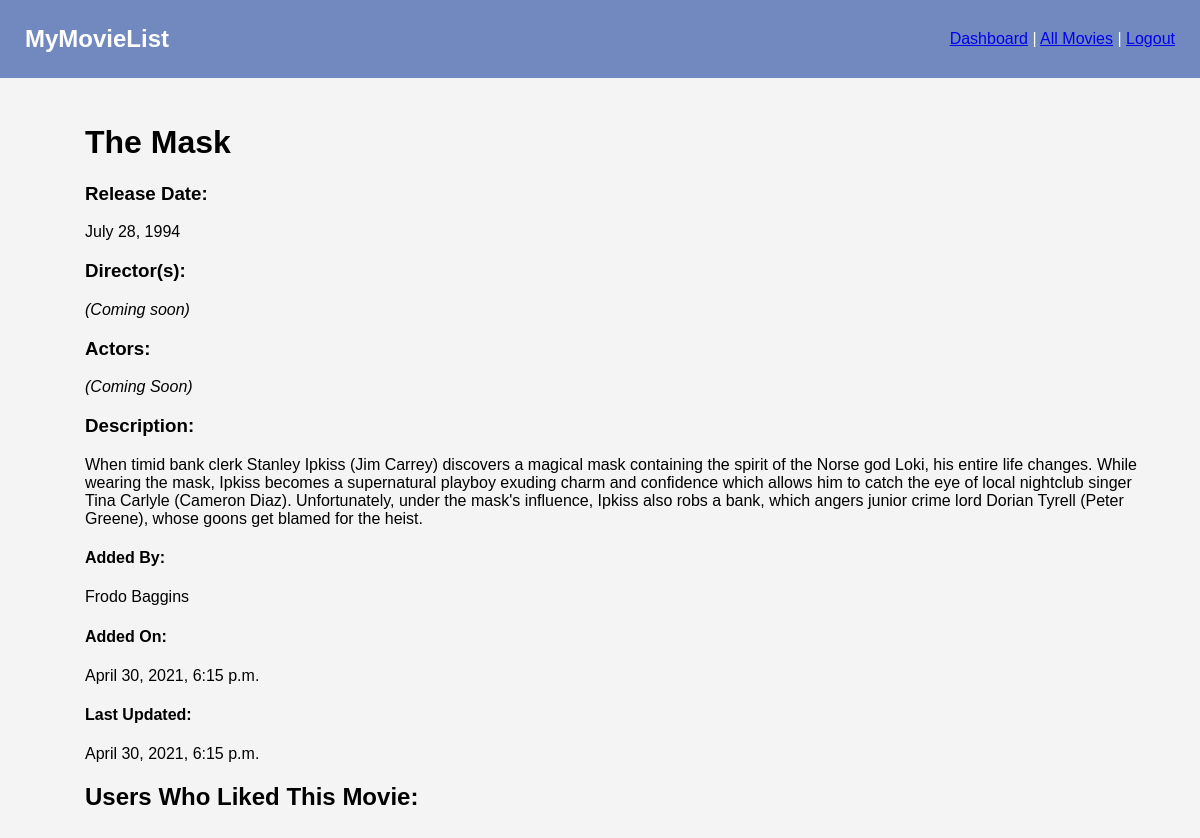
Page /movies/8 (signed in) on the committed database.
### imdb_app/models.py (models this page shows)
class Movie(models.Model):
    title = models.CharField(max_length = 100)
    release_date = models.DateField()
    desc = models.TextField(max_length = 2000)
    duration = models.IntegerField()
    added_by = models.ForeignKey(User, related_name = 'movies', on_delete = models.CASCADE)
    favorited_by = models.ManyToManyField(User, related_name = 'favorite_movies')
    objects = MovieManager()
    created_at = models.DateTimeField(auto_now_add = True)
    updated_at = models.DateTimeField(auto_now = True)

class User(models.Model):
    first_name = models.CharField(max_length = 45)
    last_name = models.CharField(max_length = 45)
    username = models.CharField(max_length = 20)
    email = models.CharField(max_length = 45)
    password = models.CharField(max_length = 45)
    objects = UserManager()
    created_at = models.DateTimeField(auto_now_add = True)
    updated_at = models.DateTimeField(auto_now = True)

### imdb_app/views.py (the view)
# urls.py: path('movies/<movie_id>', views.showMovie),
def showMovie(request, movie_id):
    context = {
        'logged_in_user' : User.objects.get(id = request.session['user_id']),
        'this_movie' : Movie.objects.get(id = movie_id),
    }
    return render(request, 'movie_details.html', context)

### imdb_app/templates/movie_details.html (shortened to what this page needs)
<!DOCTYPE html>
<html lang="en" class="web-html">
<head>
    {% load static %}
    <meta name="viewport" content="width=device-width, initial-scale=1.0">    <link rel="stylesheet" href="{% static 'css/style.css' %}">
</head>
<header class="nav-header">
    <div>
        <h2>MyMovieList</h2>
    </div>
    <div class="nav-details">
        <p>
            <a href="/dashboard">Dashboard</a>
            |
            <a href="/movies/all">All Movies</a>
            |
            <a href="/logout">Logout</a>
        </p>
    </div>
</header>
<body class="web-body">
    <main>
        <div id="movie-details">
            <ul>
                {% if this_movie.added_by.id == request.session.user_id %}
                    <form action="/movies/{{this_movie.id}}/update" method="post">
                        {% csrf_token %}
                        <h2>
                            Title:
                            <input type="text" name="title" value="{{this_movie.title}}">
                        </h2>
                        <div>
                            <h3>Release Date:</h3>
                            <input type="date" name="release_date" value="{{this_movie.release_date | safe}}" />
                        </div>
                        <div>
                            <h3>Duration(Minutes):</h3>
                            <input type="number" name="duration" value="{{this_movie.duration}}"/>
                        </div>
                        <h3>Added By:</h3>
                        <p>{{this_movie.added_by.first_name}} {{this_movie.added_by.last_name}}</p>
                        <h3>Added On:</h3>
                        <p>{{this_movie.created_at}}</p>
                        <h3>Last Updated:</h3>
                        <p>{{this_movie.updated_at}}</p>
                        <div>
                            <label>Description:</label>
                        </div>
                        <textarea name="desc" cols="30" rows="10">{{this_movie.desc}}</textarea>
                        <div>
                            <button type="submit">Update Movie</button>
                        </div>
                    </form>
                    <div>
                        <form action="/movies/delete/{{this_movie.id}}">
                            <button class="delete-button" type="submit">Delete Movie</button>
                        </form>
                    </div>
                {% else %}
                        <h1>{{this_movie.title}}</h1>
                        <h3>Release Date:</h3>
                        <p>{{this_movie.release_date}}</p>
                        <h3>Director(s):</h3>
                        <p><i>(Coming soon)</i></p>
                        <h3>Actors:</h3>
                        <p><i>(Coming Soon)</i></p>
                        <h3>Description:</h3>
                        <p>{{this_movie.desc}}</p>
                        <h4>Added By:</h4>
                        <p>{{this_movie.added_by.first_name}} {{this_movie.added_by.last_name}}</p>
                        <h4>Added On:</h4>
                        <p>{{this_movie.created_at}}</p>
                        <h4>Last Updated:</h4>
                        <p>{{this_movie.updated_at}}</p>
                {% endif %}
            </ul>
        </div>
        <div id="movie-favorites">
            <ul>
                <h2>Users Who Liked This Movie:</h2>
            </ul>
        </div>
    </main>
</body>
</html>

### imdb_app/static/css/style.css (style rules this page uses)
.web-body, .web-html { margin: auto; height: 100%; font-family: Arial, Helvetica, sans-serif; vertical-align: auto; max-width: 1200px; background-color: #170a19; }
main { background-color: #f4f4f4; padding: 25px; padding-right: 45px; padding-left: 45px; min-height: 100%; max-width: 1200px; }
a { cursor: pointer; }
.nav-header { display: flex; justify-content: space-between; align-items: center; padding-left: 25px; padding-right: 25px; padding-top: 5px; padding-bottom: 5px; background-color: #7189bf; color: white; }
.nav-details { display: flex; }

### rows in the picture
Movie: title "The Mask", release_date "July 28, 1994", desc "When timid bank clerk Stanley Ipkiss (Jim Carrey) discovers a magical mask containing the spirit of the Norse god Loki, his entire life changes. While wearing the mask, Ipkiss becomes a supernatural playboy exuding charm and confidence which allows him to catch the eye of local nightclub singer Tina Carlyle (Cameron Diaz). Unfortunately, under the mask's influence, Ipkiss also robs a bank, which angers junior crime lord Dorian Tyrell (Peter Greene), whose goons get blamed for the heist.", added_by.first_name "Frodo", added_by.last_name "Baggins", created_at "April 30, 2021, 6:15 p.m.", updated_at "April 30, 2021, 6:15 p.m."
